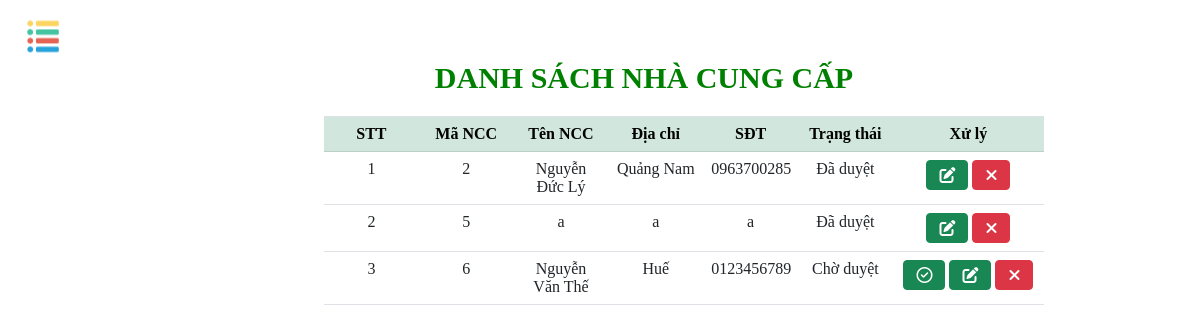
/admin/index.php?url=qlncc (signed in), run on the app's committed database.
### tables this page shows
CREATE TABLE `nhacungcap` (
  `TenDangNhap` varchar(256) NOT NULL,
  `MaNCC` int(11) NOT NULL,
  `TenNCC` varchar(256) NOT NULL,
  `DiaChi` varchar(256) NOT NULL,
  `SDT` varchar(256) NOT NULL
);

### admin/QLNCC/dsncc.php (the view, shortened to what this page needs)
<!DOCTYPE html>
<html lang="en">
<head>
    <link href="https://cdn.jsdelivr.net/npm/bootstrap@5.1.0/dist/css/bootstrap.min.css" rel="stylesheet">
    <link rel="stylesheet" href="https://cdnjs.cloudflare.com/ajax/libs/limontesweetalert2/7.2.0/sweetalert2.min.css"/>
    <link  rel="stylesheet" href="./assets/css/QLDM/qldm.css"/>
</head>
<body>
    <div class="container-qldm">
    <h1 class="title">DANH SÁCH NHÀ CUNG CẤP</h1>
    <table class="table table-hover table-qldm" style="width:800px">
        <tr class="table-success">
            <th>STT</th>
            <th>Mã NCC</th>
            <th>Tên NCC</th>
            <th>Địa chỉ</th>
            <th>SĐT</th>
            <th>Trạng thái</th>
            <th style="width: 21%;">Xử lý</th>
        </tr>
    <?php
        include "../admin/connect.php";
        $sql = "select * from taikhoan tk, nhacungcap ncc where tk.tendangnhap=ncc.tendangnhap";
        $result = mysqli_query($conn,$sql);
        if(mysqli_num_rows($result)>0){
            $count = 0;
        while($row = mysqli_fetch_assoc($result) ){
            $count++;
    ?>
        <tr>
            <td><?php echo $count ?></td>
            <td><?php echo $row["MaNCC"] ?></td>
            <td><?php echo $row["TenNCC"] ?></td>
            <td><?php echo $row["DiaChi"] ?></td>
            <td><?php echo $row["SDT"] ?></td>
            <td><?php echo($row["TrangThai"] == 0)?  "Chờ duyệt": "Đã duyệt" ?></td>
            <td>
             <?php if ($row["TrangThai"]==0){?>
                <a href="./index.php?url=ncc&rol=1&id=<?php echo $row["TenDangNhap"];?>" class="btn btn-success"><i class="far fa-check-circle"></i></a>
                <?php }?>
                <a href="./index.php?url=suancc&id=<?php echo $row["MaNCC"];?>" class="btn btn-success"><i class="fas fa-edit"></i></a>
                <a href="./index.php?url=ncc&rol=2&id=<?php echo $row["TenNCC"];?>" class="btn btn-danger" onclick="return xoa('<?php echo $row['TenNCC'];?>')"><i class="fas fa-times"></i></a>
            </td>
        </tr>
    <?php } }  ?>
    </table>
    </div>
</body>
</html>

### admin/assets/css/index.css (style rules this page uses)
* { box-sizing:border-box; -moz-box-sizing:border-box; -webkit-box-sizing:border-box; margin-top: 0px !important; }
body { background: #f0f0f0; }
.table { table-layout: fixed; }

### admin/assets/css/QLDM/qldm.css (style rules this page uses)
.container-qldm { text-align: center; margin: 20px 150px; font-size: 20px; line-height: 50px; }
.title { margin-left: 120px; font-weight: bold; color: green; text-align: center; font-size: 30px; margin-bottom: 20px; }
.table-qldm { width: 700px; margin-left:100px; text-align: center; }
tr>th { text-align: center; }

### data on the page
nhacungcap: MaNCC "2", TenNCC "Nguyễn Đức Lý", DiaChi "Quảng Nam", SDT "0963700285", shows "Đã duyệt"
nhacungcap: MaNCC "5", TenNCC "a", DiaChi "a", SDT "a", shows "Đã duyệt"
nhacungcap: MaNCC "6", TenNCC "Nguyễn Văn Thế", DiaChi "Huế", SDT "0123456789", shows "Chờ duyệt"
